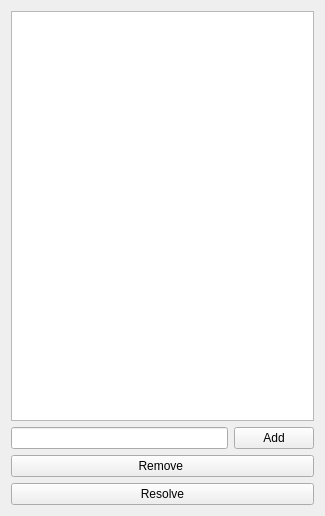
<?xml version="1.0" encoding="UTF-8"?>
<ui version="4.0">
 <class>UserFormClass</class>
 <widget class="QMainWindow" name="UserFormClass">
  <property name="geometry">
   <rect>
    <x>0</x>
    <y>0</y>
    <width>325</width>
    <height>516</height>
   </rect>
  </property>
  <property name="windowTitle">
   <string>UserForm</string>
  </property>
  <widget class="QWidget" name="centralWidget">
   <layout class="QGridLayout" name="gridLayout">
    <item row="0" column="0" colspan="2">
     <widget class="QListWidget" name="listWidgetIssues"/>
    </item>
    <item row="1" column="0">
     <widget class="QLineEdit" name="lineEdit"/>
    </item>
    <item row="1" column="1">
     <widget class="QPushButton" name="pushButtonAdd">
      <property name="text">
       <string>Add</string>
      </property>
     </widget>
    </item>
    <item row="2" column="0" colspan="2">
     <widget class="QPushButton" name="pushButtonRemove">
      <property name="text">
       <string>Remove </string>
      </property>
     </widget>
    </item>
    <item row="3" column="0" colspan="2">
     <widget class="QPushButton" name="pushButtonResolve">
      <property name="text">
       <string>Resolve</string>
      </property>
     </widget>
    </item>
   </layout>
  </widget>
 </widget>
 <layoutdefault spacing="6" margin="11"/>
 <resources>
  <include location="UserForm.qrc"/>
 </resources>
 <connections/>
</ui>
